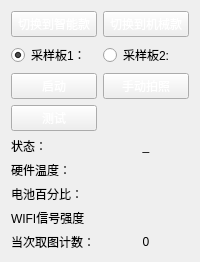
         <widget class="QWidget" name="tab">
          <attribute name="title">
           <string>双采样板</string>
          </attribute>
          <layout class="QGridLayout" name="gridLayout_11">
           <item row="2" column="2">
            <widget class="QPushButton" name="pBManuallyTrigger">
             <property name="styleSheet">
              <string notr="true">color: white;</string>
             </property>
             <property name="text">
              <string>手动拍照</string>
             </property>
            </widget>
           </item>
           <item row="7" column="2">
            <widget class="QLabel" name="lbWifi1">
             <property name="text">
              <string/>
             </property>
            </widget>
           </item>
           <item row="8" column="2">
            <widget class="QLabel" name="label_69">
             <property name="text">
              <string>0</string>
             </property>
             <property name="alignment">
              <set>Qt::AlignmentFlag::AlignCenter</set>
             </property>
            </widget>
           </item>
           <item row="0" column="0">
            <widget class="QPushButton" name="pBSwitchMode">
             <property name="minimumSize">
              <size>
               <width>0</width>
               <height>0</height>
              </size>
             </property>
             <property name="styleSheet">
              <string notr="true">color: white;</string>
             </property>
             <property name="text">
              <string>切换到智能款</string>
             </property>
             <property name="checkable">
              <bool>true</bool>
             </property>
            </widget>
           </item>
           <item row="1" column="2">
            <widget class="QRadioButton" name="cBSampleBoard2">
             <property name="text">
              <string>采样板2:</string>
             </property>
             <attribute name="buttonGroup">
              <string notr="true">buttonGroup</string>
             </attribute>
            </widget>
           </item>
           <item row="4" column="2">
            <widget class="QLabel" name="lbState1">
             <property name="text">
              <string>_</string>
             </property>
             <property name="alignment">
              <set>Qt::AlignmentFlag::AlignCenter</set>
             </property>
            </widget>
           </item>
           <item row="1" column="0">
            <widget class="QRadioButton" name="cBSampleBoard1">
             <property name="text">
              <string>采样板1：</string>
             </property>
             <property name="checked">
              <bool>true</bool>
             </property>
             <attribute name="buttonGroup">
              <string notr="true">buttonGroup</string>
             </attribute>
            </widget>
           </item>
           <item row="4" column="0">
            <widget class="QLabel" name="label_49">
             <property name="text">
              <string>状态：</string>
             </property>
            </widget>
           </item>
           <item row="5" column="2">
            <widget class="QLabel" name="lbTemp1">
             <property name="text">
              <string/>
             </property>
            </widget>
           </item>
           <item row="6" column="2">
            <widget class="QLabel" name="lbBattry1">
             <property name="text">
              <string/>
             </property>
            </widget>
           </item>
           <item row="5" column="0">
            <widget class="QLabel" name="label_59">
             <property name="text">
              <string>硬件温度：</string>
             </property>
            </widget>
           </item>
           <item row="2" column="0">
            <widget class="QPushButton" name="pBSampleBoardConnect">
             <property name="minimumSize">
              <size>
               <width>0</width>
               <height>0</height>
              </size>
             </property>
             <property name="styleSheet">
              <string notr="true">color: white;</string>
             </property>
             <property name="text">
              <string>启动</string>
             </property>
            </widget>
           </item>
           <item row="8" column="0">
            <widget class="QLabel" name="label_44">
             <property name="text">
              <string>当次取图计数：</string>
             </property>
            </widget>
           </item>
           <item row="7" column="0">
            <widget class="QLabel" name="label_50">
             <property name="text">
              <string>WIFI信号强度</string>
             </property>
            </widget>
           </item>
           <item row="0" column="2">
            <widget class="QPushButton" name="pBSwitchMode_2">
             <property name="minimumSize">
              <size>
               <width>0</width>
               <height>0</height>
              </size>
             </property>
             <property name="styleSheet">
              <string notr="true">color: white;</string>
             </property>
             <property name="text">
              <string>切换到机械款</string>
             </property>
             <property name="checkable">
              <bool>true</bool>
             </property>
            </widget>
           </item>
           <item row="6" column="0">
            <widget class="QLabel" name="label_53">
             <property name="text">
              <string>电池百分比：</string>
             </property>
            </widget>
           </item>
           <item row="3" column="0">
            <widget class="QPushButton" name="pBManuallyTest">
             <property name="styleSheet">
              <string notr="true">color: white;</string>
             </property>
             <property name="text">
              <string>测试</string>
             </property>
            </widget>
           </item>
          </layout>
         </widget>
